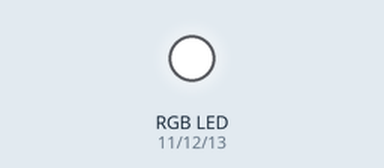
This sketch was run on a simulated Arduino Uno, built with avr-gcc and run on an emulated ATmega328P. Parts: an RGB LED mixed from three pins (HIGH = lit).

Above: at 0.12 s.
At 2.37 s:
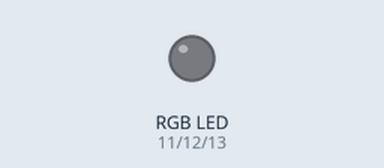
Timing chart, 0 to 3.0 s (numbered marks = the images above):
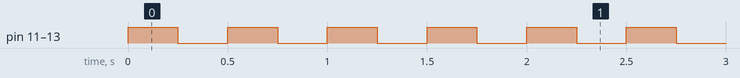

Measured:
- by itself, pin 11 (pinR), pin 12 (pinG), pin 13 (pinB): alternates HIGH for 0.25 s and LOW for 0.25 s

The sketch:

blink.ino
```cpp
/* blink_rgb.ino
   Simple LED blinking program.
   2016, gmb
*/

int pinR = 11;
int pinG = 12;
int pinB = 13;

#define BLINK_DELAY_MS 250	// wait time

/* the setup function runs once when you press reset or power the board */
void setup() {
  /* initialize digital pin 11, 12, 13 as an output */
  pinMode(pinR, OUTPUT);
  pinMode(pinG, OUTPUT);
  pinMode(pinB, OUTPUT);
}

/* the loop function runs over and over again forever */
void loop() {
  /* turn on the pins */
  digitalWrite(pinR, HIGH);
  digitalWrite(pinG, HIGH);
  digitalWrite(pinB, HIGH);
  delay(BLINK_DELAY_MS);  // wait 250 ms
  /* turn off the pins */
  digitalWrite(pinR, LOW);
  digitalWrite(pinG, LOW);
  digitalWrite(pinB, LOW);
  delay(BLINK_DELAY_MS);  // wait 250 ms
}
```
